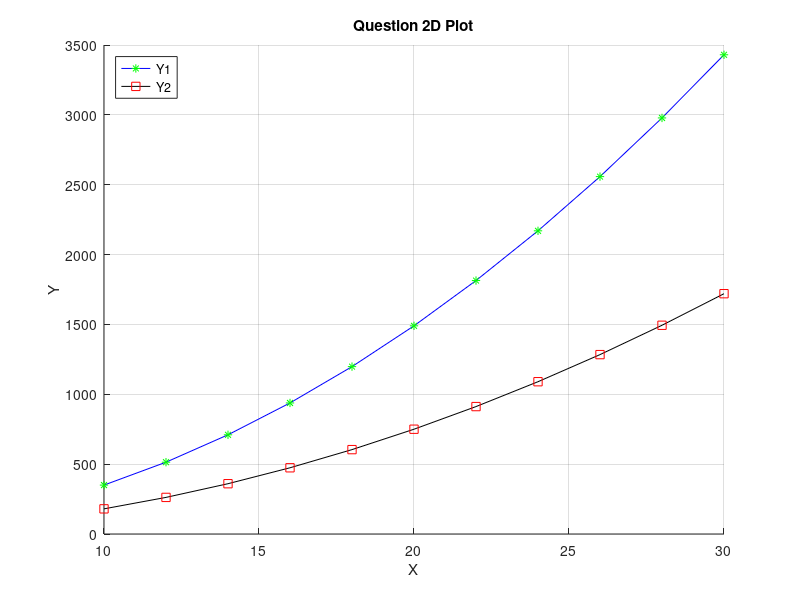

MATLAB code to generate this figure:
%% Quiz 1
% Ethan Vosburg

clear
clc

%% Question 1a
% Create a vector, A, with evenly spaced values from 0 to 32 in increments of 4.

A = linspace(0,32,4);
fprintf("\nVector A :\n")
disp(A);

%% Question 1b
% Create a vector, B, with 8 evenly spaced values starting at 0 and ending at 32.
B = linspace(0,32,8);
fprintf("\nVector B :\n")
disp(B);

%% Question 1c
% Create a vector, C, with 10 logarithmically spaced values between 100 and 100,000.
C = logspace(2,5,10);
fprintf("\nVector C :\n")
disp(C);

%% Question 1d
% Create an array, D, with first column containing the values 5B, second column 
% containing the values 2B + 13, and third column is the vector B.
D(:,1) = 5.*B';
D(:,2) = 2.*B' + 13;
fprintf("\nVector D :\n")
disp(D);

%% Question 1e
% Create two-column array E such that its first and second columns are the last two rows 
% of array D, respectively.
E(:,1) = D(end-1, :);
E(:,2) = D(end, :);
fprintf("\nVector E :\n")
disp(E);

%% Question 2a
% Create a vector, X, which ranges from 10 to 30 with increments of 2.
X = (10:2:30);

%% Question 2b
% Using your vector X from part 2a create a vector: Y1 = 4X^2 – 6X + 10
Y1 = 4.*X.^2 - 6.*X + 10;

%% Question 2c
% Using your vector X from part a. create a vector, Y2 = 2X2 – 3X + 10
Y2 = 2.*X.^2 - 3.*X + 10;

%% Question 2d 
% Create a single plot of both Y1 and Y2 versus X, with X on the abscissa and Y1 and Y2 on 
% the ordinate (regular orientation).  Show the points for Y1 on the plot as green asterisks 
% and those for Y2 as red squares.  Show a blue line through the Y1 points and a black line 
% through the Y2 points.

figure(20)
question2DPlot = axes();
hold(question2DPlot,'on');

plot(X, Y1,'b-*','Parent',question2DPlot,'MarkerSize', 6, 'MarkerEdgeColor', 'g');
plot(X, Y2,'k-s','Parent',question2DPlot,'MarkerSize', 6, 'MarkerEdgeColor', 'r');


%% Question 2d
% Use a legend to differentiate between Y1 & Y2.
legend(question2DPlot, 'Y1', 'Y2', 'Location', 'northwest');


%% Question 2f
% Title the plot and label the axes.

% Create title
title({'Question 2D Plot'});

% Create ylabel
ylabel({'Y'});

% Create xlabel
xlabel({'X'});

%% Question 2g
% Show grids on the plot. 
grid(question2DPlot, 'on');

%% Question 3
% Create a vector called myInfo containing 3 elements: the first element is the number of siblings 
% you have, the second element is how many miles you live from Sierra College (to the nearest 
% tenth of a mile), and the third element is the year you expect to graduate with your bachelor’s 
% degree. Use the fprintf function and your myInfo variable to output the following, except use 
% your information. The fprintf function should call your myInfo variable—do not hard code the 
% numbers. Be sure your output follows precisely:
% 
% Name: “Pat”; number of siblings: 2; reside: 5.2 miles from SC; Bachelor’s expected: 1979. 

myInfo = [2; 1.2; 2025];

fprintf("\nName: “Ethan”; number of siblings: %d; reside: %1.1f miles from SC; Bachelor’s expected: %d.\n", myInfo(1), myInfo(2), myInfo(3));
% fprintf("\nName: ""Ethan""; number of siblings: %d; reside: %1.1f miles from SC; Bachelor's expected: %d.\n", myInfo(1), myInfo(2), myInfo(3));